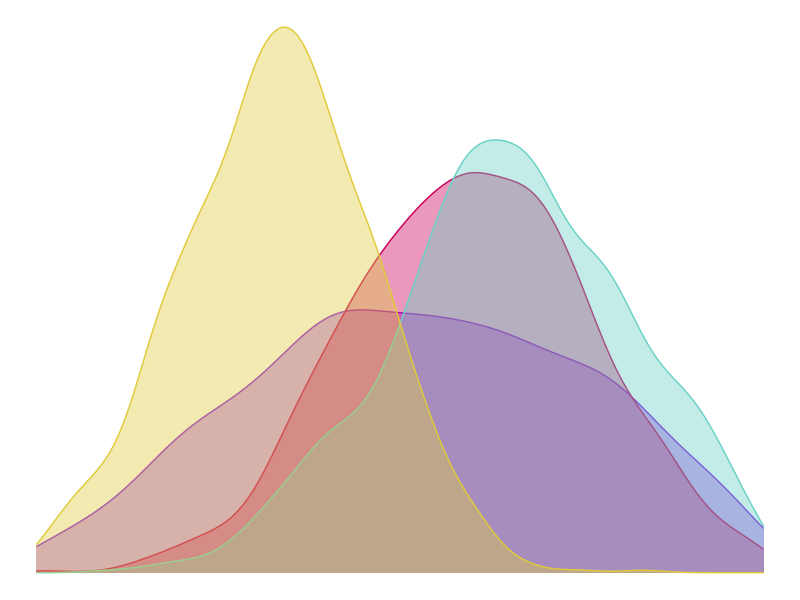
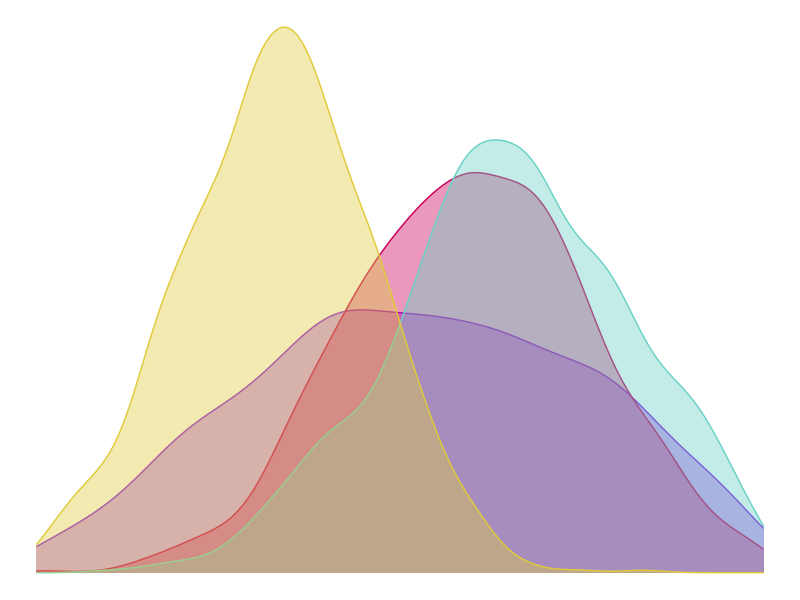

Write R code to recreate these figures, in order.
library(ggplot2)
y1 <- rnorm(1000, 5, 4)
y2 <- rnorm(1000, 6, 2.5)
y3 <- rnorm(1000, 7, 2.5)
y4 <- rnorm(1000, 2, 2)
df <- data.frame(
  sp = as.factor(rep(c(1:4), each = 1000)),
  x = c(y1, y2, y3, y4)
)


ggplot(df, aes(x, color = sp, fill = sp)) +
  geom_density(alpha = 0.4) +
  xlim(-3, 12) +
  theme_void() +
  scale_color_manual(values = c("#8d18e6ff", "#ca005bff", "#69d1c5ff", "#e0ca3cff")) +
  scale_fill_manual(values = c("#8d18e6ff", "#ca005bff", "#69d1c5ff", "#e0ca3cff")) +
  theme(legend.position = "none")

ggsave("~/Documents/Projects/network_coherence/c_outputs/figures/svg/response_curves_conceptual.png", width = 12, height = 5)
